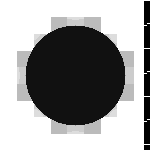
#> input picture results/output.tif, 150 x 150 px
$ python -i starfm.py   (imports and definitions only)   (older library calls are emulated)
#> lines starting #> are read from the running program, lines starting #| are printed output that depends on the picture; after the words box and inside, x2 and y2 are one past the last pixel; in counts of white or black regions, pixels touching at a corner belong together
#> further down, picture is the input picture: shape (150, 150, 3); min 0, max 15, mean 9.17
import cv2
import rasterio
from rasterio.errors import NotGeoreferencedWarning
from rasterio.transform import from_origin
import numpy as np
import sys
import warnings
import matplotlib.pyplot as plt
from scipy.signal import convolve2d

from parameters import (
    windowSize,
    path,
    logWeight,
    temp,
    spatImp,
    numberClass,
    uncertaintyFineRes,
    uncertaintyCoarseRes,
    mid_idx,
    specUncertainty,
    tempUncertainty,
    sizeSlices,
    padAmount,
)

sys.path.append("src")


# [173 lines left out: functions spectral_distance, temporal_distance, spatial_distance, combination_distance, similarity_threshold, similarity_pixels and 5 more, not called in this run]

def sobel_edge_detection(img):
    if img.ndim == 3 and img.shape[2] == 1:
        # a single band is already a grayscale image
        img = img[:, :, 0]
    elif img.ndim == 3:
        img = cv2.cvtColor(img, cv2.COLOR_BGR2GRAY)
    sobelx = cv2.Sobel(img, cv2.CV_64F, 1, 0, ksize=3)
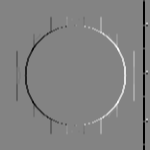
#> sobelx: shape (150, 150) float64; min -60, max 56, mean -0.8; drawn with min black and max white
    sobely = cv2.Sobel(img, cv2.CV_64F, 0, 1, ksize=3)
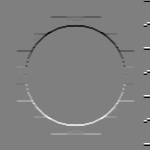
#> sobely: shape (150, 150) float64; min -60, max 60, mean 0; drawn with min black and max white
    mag = np.sqrt(sobelx**2 + sobely**2)
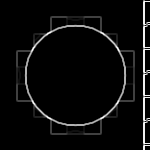
#> mag: shape (150, 150) float64; min 0, max 63.64, mean 2.7; drawn with min black and max white
    mag = cv2.normalize(mag, None, 0, 255, cv2.NORM_MINMAX, dtype=cv2.CV_8U)
    thresh = cv2.threshold(mag, 0, 255, cv2.THRESH_BINARY+cv2.THRESH_OTSU)[1]
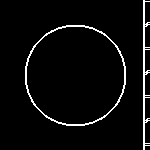
#> thresh: shape (150, 150); 4.3% white in thin lines or dots, all inside (x1, y1, x2, y2) = (25, 0, 150, 150)
        # define a 5x5 kernel of ones
    kernel = np.ones((15, 15))

    # perform the convolution operation with the kernel
    output = convolve2d(thresh, kernel, mode='same')
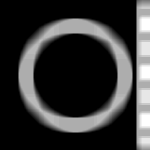
#> output: shape (150, 150) float64; min 0, max 11220, mean 2276.6; drawn with min black and max white

    # threshold the output to set any non-zero values to 1
    output[output > 0] = 1
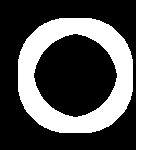
#> output: shape (150, 150) float64; values 0 (black) and 1 (white), 36.6% white; 2 white regions, box (x1, y1, x2, y2) and area: (18, 18, 133, 133) 6124, (136, 0, 150, 150) 2100
    return output


# [57 lines left out: functions prediction, readImage, saveImage, not called in this run]


# [39 lines not run here, left out]

    # saveImage(F1)

>>> import cv2
>>> picture = cv2.imread('../results/output.tif')
>>> result = sobel_edge_detection(picture)
